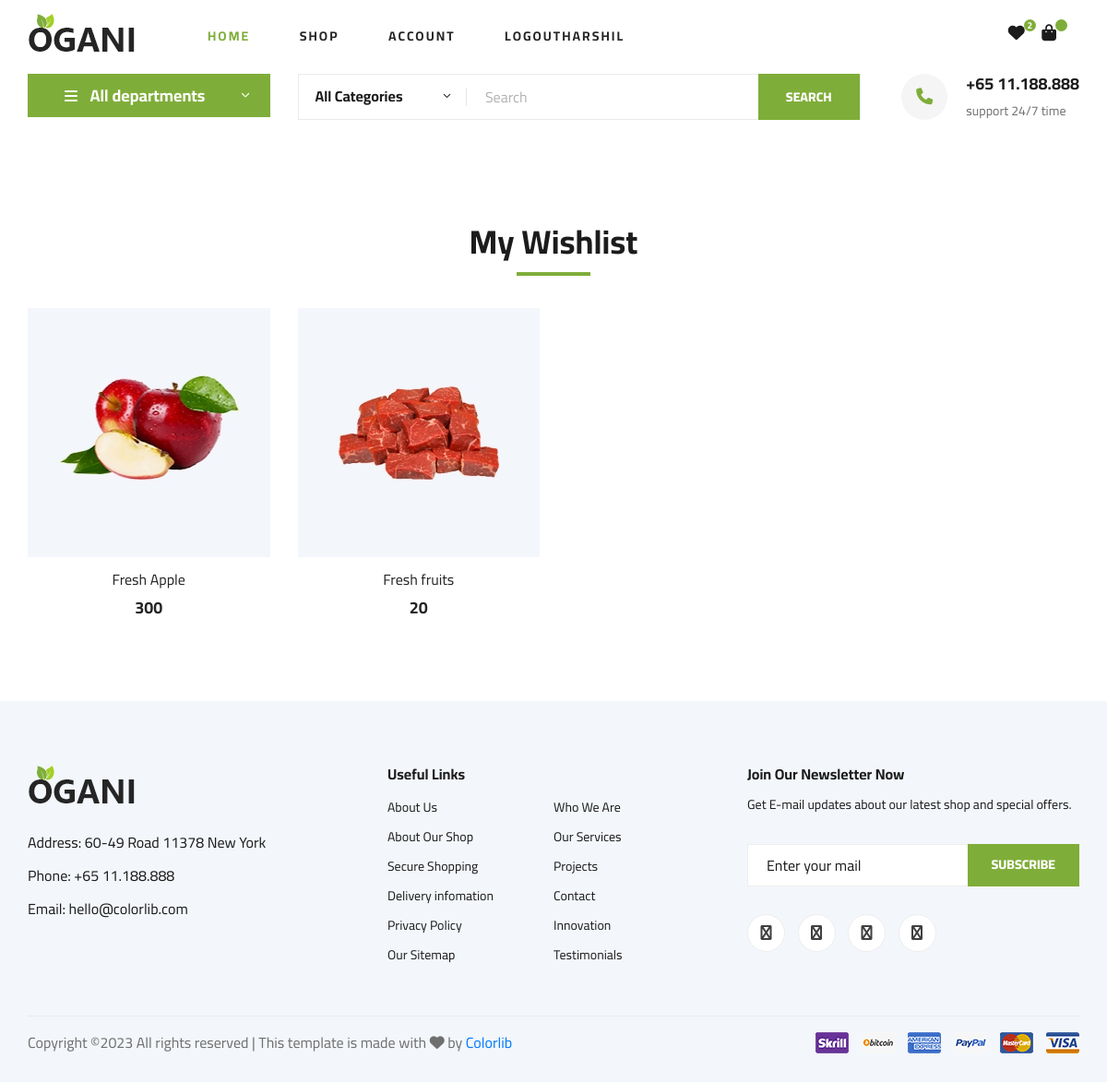
Before: /wishlist/ (signed in) with the older database file.
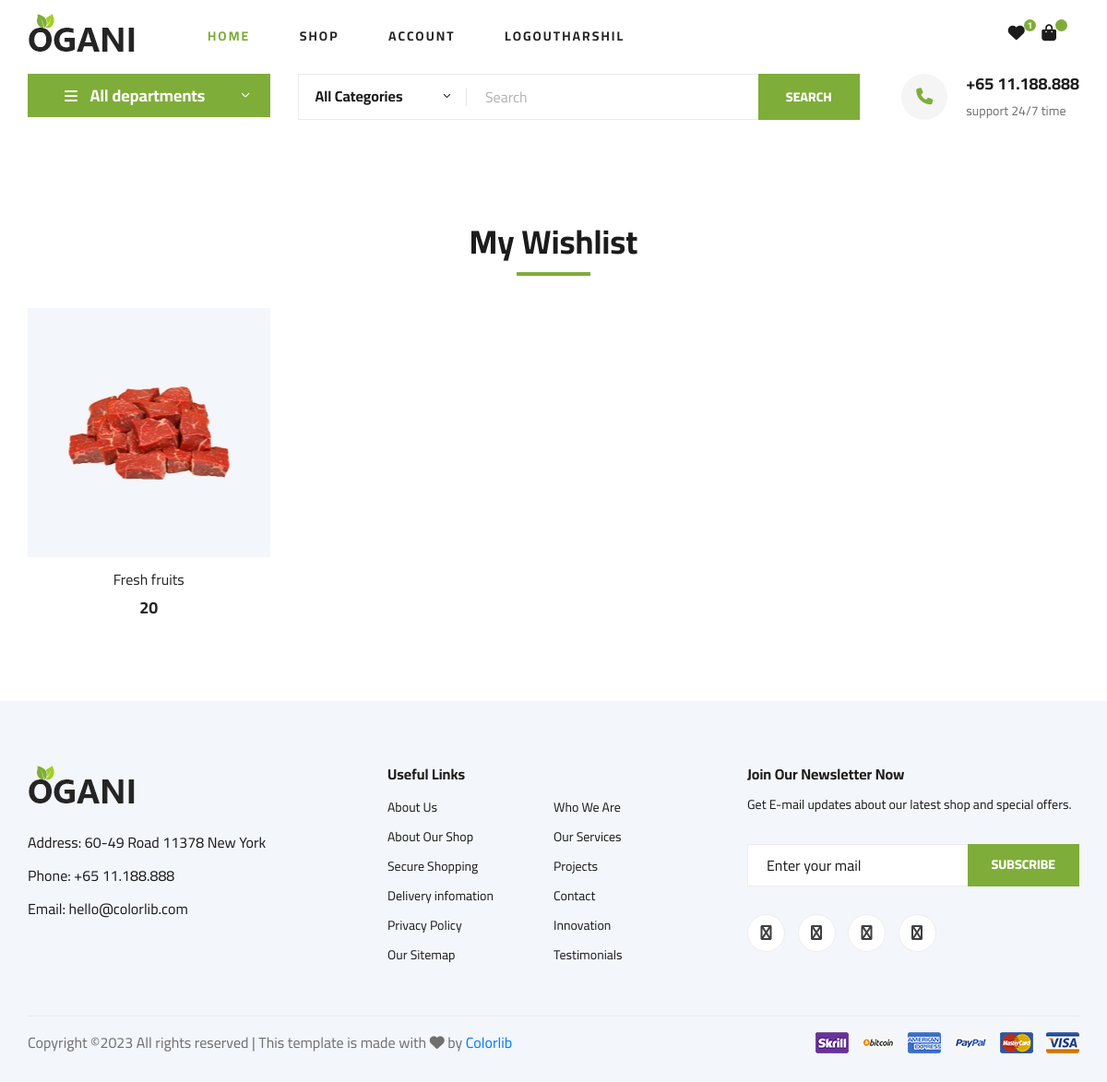
After: the same page with the newer database file.
### myapp/models.py (models this page shows, shortened)
class User(models.Model):
    fname=models.CharField(max_length=100)
    lname=models.CharField(max_length=100)
    email=models.EmailField()
    mobile=models.PositiveIntegerField()
    address=models.TextField()
    password=models.CharField(max_length=100)
    usertype=models.CharField(max_length=100,default="buyer")

class Wishlist(models.Model):
    user=models.ForeignKey(User,on_delete=models.CASCADE)
    product=models.ForeignKey(Product,on_delete=models.CASCADE)
    date=models.DateTimeField(default=timezone.now)

class Product(models.Model):
    seller=models.ForeignKey(User,on_delete=models.CASCADE)
    product_name=models.CharField(max_length=100)
    product_price=models.PositiveIntegerField()
    product_desc=models.TextField()
    product_image=models.ImageField(upload_to="product_image/")

### myapp/views.py (the view)
# urls.py: path('wishlist/',views.wishlist,name="wishlist"),
def wishlist(request):
	user=User.objects.get(email=request.session['email'])
	wishlists=Wishlist.objects.filter(user=user)
	request.session['wishlist_count']=len(wishlists)
	return render(request,'wishlist.html',{'wishlists':wishlists})

### myapp/templates/wishlist.html (shortened to what this page needs)
{% extends 'header.html'%}
{% load static %}
{% block content %}
<!DOCTYPE html>
<html lang="zxx">
<head>
</head>
<body>
    <section class="featured spad">
        <div class="container">
            <div class="row">
                <div class="col-lg-12">
                    <div class="section-title">
                        <h2>My Wishlist</h2>
                    </div>
                </div>
            </div>
            <div class="row featured__filter">
                {% for i in wishlists %}
                <div class="col-lg-3 col-md-4 col-sm-6 mix oranges fresh-meat">
                    <div class="featured__item">
                        <div class="featured__item__pic set-bg" data-setbg="{{i.product.product_image.url}}">
                        </div>
                        <div class="featured__item__text">
                            <h6><a href="#">{{i.product.product_name}}</a></h6>
                            <h5>{{i.product.product_price}}</h5>
                        </div>
                    </div>
                </div>
                {% endfor %}
            </div>
        </div>
    </section>
</body>
</html>
{% endblock %}

### myapp/templates/header.html (shortened to what this page needs)
{% load static %}
<!DOCTYPE html>
<html lang="zxx">
<head>
    <link rel="stylesheet" href="{% static 'css/bootstrap.min.css' %}" type="text/css">
    <link rel="stylesheet" href="{% static 'css/font-awesome.min.css' %}" type="text/css">
    <link rel="stylesheet" href="{% static 'css/elegant-icons.css' %}" type="text/css">
    <link rel="stylesheet" href="{% static 'css/nice-select.css' %}" type="text/css">
    <link rel="stylesheet" href="{% static 'css/jquery-ui.min.css' %}" type="text/css">
    <link rel="stylesheet" href="{% static 'css/owl.carousel.min.css' %}" type="text/css">
    <link rel="stylesheet" href="{% static 'css/slicknav.min.css' %}" type="text/css">
    <link rel="stylesheet" href="{% static 'css/style.css' %}" type="text/css">
    <link rel="stylesheet" href="https://cdnjs.cloudflare.com/ajax/libs/font-awesome/6.4.2/css/all.min.css" />
</head>
<body>
    <header class="header">
        <div class="container">
            <div class="row">
                <div class="col-lg-2">
                    <div class="header__logo">
                        <a href="./index.html"><img src="{% static 'img/logo.png' %}" alt=""></a>
                    </div>
                </div>
                <div class="col-lg-7">
                    <nav class="header__menu">
                        <ul>
                <li class="active"><a href="/">Home</a></li>
                <li><a href="{% url 'shop-grid' %}">Shop</a></li>
                <li><a href="#">Account</a>
                </li>
                {% if request.session.email %}
                <li><a href="{% url 'logout' %}">Logout{{request.session.fname}}</a></li>
                {% else %}
                <li><a href="{% url 'login' %}">LOGIN</a></li>
                <li><a href="{% url 'signup' %}">SIGN UP</a></li>
                {% endif %}
            </ul>
                    </nav>
                </div>
                <div class="col-lg-3">
                    <div class="header__cart">
                        <ul>
                            {% if request.session.email %}
                                <li><a href="{% url 'wishlist' %}"><i class="fa fa-heart"></i> <span>{{request.session.wishlist_count}}</span></a></li>
                                <li><a href="{% url 'cart' %}"><i class="fa fa-shopping-bag"></i><span>{{request.session.cart_count}}</span></a></li>
                            {% endif %}
                        </ul>
                    </div>
                </div>
            </div>
        </div>
    </header>
    <section class="hero hero-normal">
        <div class="container">
            <div class="row">
                <div class="col-lg-3">
                    <div class="hero__categories">
                        <div class="hero__categories__all">
                            <i class="fa fa-bars"></i>
                            <span>All departments</span>
                        </div>
                    </div>
                </div>
                <div class="col-lg-9">
                    <div class="hero__search">
                        <div class="hero__search__form">
                            <form action="#">
                                <div class="hero__search__categories">
                                    All Categories
                                    <span class="arrow_carrot-down"></span>
                                </div>
                                <input type="text" placeholder="Search">
                                <button type="submit" class="site-btn">SEARCH</button>
                            </form>
                        </div>
                        <div class="hero__search__phone">
                            <div class="hero__search__phone__icon">
                                <i class="fa fa-phone"></i>
                            </div>
                            <div class="hero__search__phone__text">
                                <h5>+65 11.188.888</h5>
                                <span>support 24/7 time</span>
                            </div>
                        </div>
                    </div>
                </div>
            </div>
        </div>
    </section>
    {% block content %}
    {% endblock %}
    <footer class="footer spad">
        <div class="container">
            <div class="row">
                <div class="col-lg-3 col-md-6 col-sm-6">
                    <div class="footer__about">
                        <div class="footer__about__logo">
                            <a href="./index.html"><img src="{% static 'img/logo.png' %}" alt=""></a>
                        </div>
                        <ul>
                            <li>Address: 60-49 Road 11378 New York</li>
                            <li>Phone: +65 11.188.888</li>
                            <li>Email: hello@colorlib.com</li>
                        </ul>
                    </div>
                </div>
                <div class="col-lg-4 col-md-6 col-sm-6 offset-lg-1">
                    <div class="footer__widget">
                        <h6>Useful Links</h6>
                        <ul>
                            <li><a href="#">About Us</a></li>
                            <li><a href="#">About Our Shop</a></li>
                            <li><a href="#">Secure Shopping</a></li>
                            <li><a href="#">Delivery infomation</a></li>
                            <li><a href="#">Privacy Policy</a></li>
                            <li><a href="#">Our Sitemap</a></li>
                        </ul>
                        <ul>
                            <li><a href="#">Who We Are</a></li>
                            <li><a href="#">Our Services</a></li>
                            <li><a href="#">Projects</a></li>
                            <li><a href="#">Contact</a></li>
                            <li><a href="#">Innovation</a></li>
                            <li><a href="#">Testimonials</a></li>
                        </ul>
                    </div>
                </div>
                <div class="col-lg-4 col-md-12">
                    <div class="footer__widget">
                        <h6>Join Our Newsletter Now</h6>
                        <p>Get E-mail updates about our latest shop and special offers.</p>
                        <form action="#">
                            <input type="text" placeholder="Enter your mail">
                            <button type="submit" class="site-btn">Subscribe</button>
                        </form>
                        <div class="footer__widget__social">
                            <a href="#"><i class="fa fa-facebook"></i></a>
                            <a href="#"><i class="fa fa-instagram"></i></a>
                            <a href="#"><i class="fa fa-twitter"></i></a>
                            <a href="#"><i class="fa fa-pinterest"></i></a>
                        </div>
                    </div>
                </div>
            </div>
            <div class="row">
                <div class="col-lg-12">
                    <div class="footer__copyright">
                        <div class="footer__copyright__text"><p>
  Copyright &copy;<script>document.write(new Date().getFullYear());</script> All rights reserved | This template is made with <i class="fa fa-heart" aria-hidden="true"></i> by <a href="https://colorlib.com" target="_blank">Colorlib</a>
  </p></div>
                        <div class="footer__copyright__payment"><img src="{% static 'img/payment-item.png' %}" alt=""></div>
                    </div>
                </div>
            </div>
        </div>
    </footer>
</body>
</html>

Changed rows visible on the page:
removed Wishlist: shows a picture, product.product_name "Fresh Apple", product.product_price "300"
Other visible differences:
{{ request.session.wishlist_count }}: "2" → "1"
